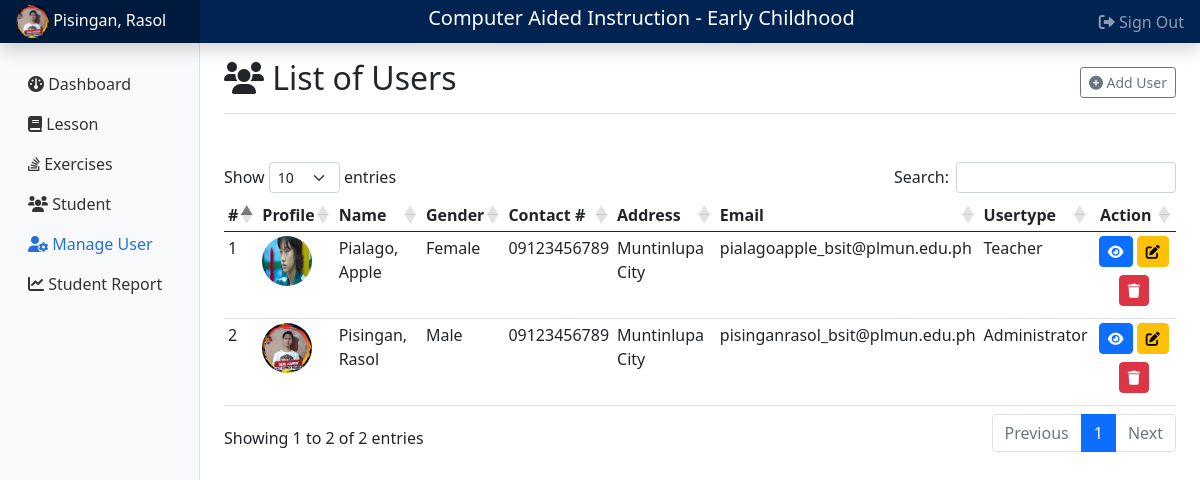
The app's page /manageuser.php (signed in) with its own data.
### tables this page shows
CREATE TABLE `tblusers` (
  `USERID` int(11) NOT NULL,
  `LNAME` varchar(125) NOT NULL,
  `FNAME` varchar(125) NOT NULL,
  `GENDER` varchar(50) NOT NULL,
  `PHONE` varchar(25) NOT NULL,
  `ADDRESS` longtext NOT NULL,
  `EMAIL` varchar(255) NOT NULL,
  `USERNAME` varchar(255) NOT NULL,
  `PASS` longtext NOT NULL,
  `TYPE` varchar(30) NOT NULL,
  `imgsrc` varchar(255) NOT NULL
);

### manageuser.php (the view, shortened to what this page needs)
<?php
    require 'header1.php';
?>
    <main class="col-md-9 ms-sm-auto col-lg-10 px-md-4">
        <div class="d-flex justify-content-between flex-wrap flex-md-nowrap align-items-center pt-3 pb-2 mb-5 border-bottom">
            <h1 class="h2"><i class="fa fa-users"></i> List of Users</h1>
            <div class="btn-toolbar mb-2 mb-md-0">
            <a href="adduser.php" class="btn btn-sm btn-outline-secondary">
                <i class="fa-solid fa-circle-plus"></i>
                Add User
            </a>
            </div>
        </div>
        <?php
            $sql = "SELECT * FROM tblusers ORDER BY LNAME ASC;";
            $result = mysqli_query($conn, $sql);
        ?>
        <div class="table-responsive">
            <table id="example" class="table table-hover table-sm">
                <thead>
                    <tr>
                        <th>#</th>
                        <th>Profile</th>
                        <th>Name</th>
                        <th>Gender</th>
                        <th>Contact #</th>
                        <th>Address</th>
                        <th>Email</th>
                        <th>Usertype</th>
                        <th class="text-center">Action</th>
                    </tr>
                </thead>
                <tbody>
                    <?php
                        $no = 0;
                        if(mysqli_num_rows($result) > 0){
                            while($row = mysqli_fetch_assoc($result)){
                                echo '<tr>';
                                    echo '<td>'.++$no.'</td>';
                                    if($row['imgsrc'] != ''){echo '<td><img style="width:50px; height:50px; border-radius:25px;" src="'.$row['imgsrc'].'"></td>';}else{echo '<td>none</td>';}
                                    echo '<td>'.$row['LNAME'].', '.$row['FNAME'].'</td>';
                                    echo '<td>'.$row['GENDER'].'</td>';
                                    echo '<td>'.$row['PHONE'].'</td>';
                                    echo '<td>'.$row['ADDRESS'].'</td>';
                                    echo '<td>'.$row['EMAIL'].'</td>';
                                    echo '<td>'.$row['TYPE'].'</td>';
                                    echo '<td class="text-center"> <a href="manageuser.php?view='.$row['USERID'].'" class="btn btn-primary btn-sm rounded mb-2"><i class="fa-solid fa-eye"></i></a>
                                    <a href="adduser.php?edituser='.$row['USERID'].'" class="btn btn-warning btn-sm rounded mb-2"><i class="fa-solid fa-pen-to-square"></i></a>
                                    <a href="includes/process.php?deleteuser='.$row['USERID'].'&deletelname='.$row['LNAME'].'" class="btn btn-danger btn-sm rounded mb-2"><i class="fa-solid fa-trash"></i></a></td>';
                                echo '</tr>';
                            }
                        }
                    ?>
                </tbody>
            </table>
        </div><br><br>
    </main>
<?php
    require 'footer1.php';
?>

### dashboard.css (style rules this page uses)
body { font-size: .875rem; }

### records on screen
tblusers: imgsrc (picture), LNAME "Pialago", FNAME "Apple", GENDER "Female", PHONE "09123456789", ADDRESS "Muntinlupa City", EMAIL "pialagoapple_bsit@plmun.edu.ph", TYPE "Teacher"
tblusers: imgsrc (picture), LNAME "Pisingan", FNAME "Rasol", GENDER "Male", PHONE "09123456789", ADDRESS "Muntinlupa City", EMAIL "pisinganrasol_bsit@plmun.edu.ph", TYPE "Administrator"

### other values on screen
$_SESSION['ln'] "Pisingan"
$_SESSION['fn'] "Rasol"
